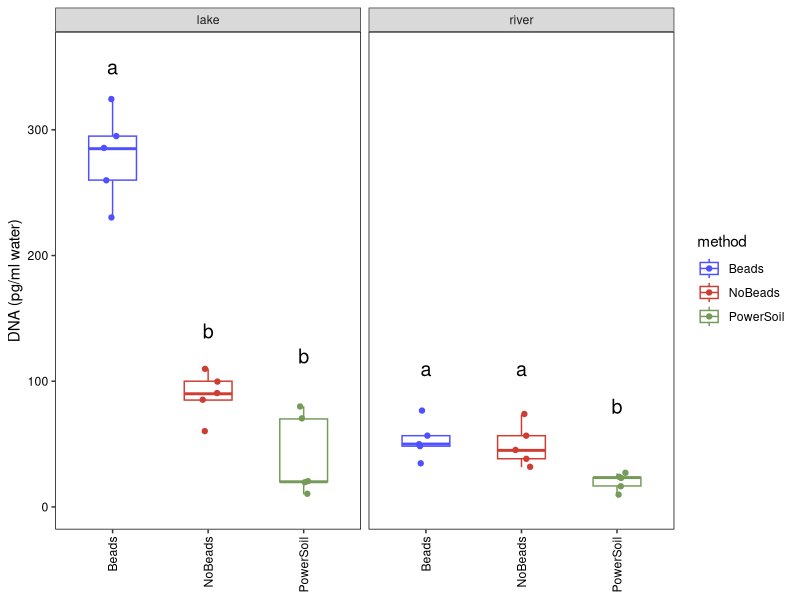

R code for this plot: (Note: this script raises an error after producing the figure.)
####
#### R script for Ushio (2018)
#### "Use of a filter cartridge combined with bead beating improves detection of microbial DNA from water samples"
#### Supplementary Figure: Nanodrop results for DNA extraction test
#### 2018.6.22 Ushio (Figs generated on Mac OSX)
####

#### load data
d <- read.csv("0_nanodrop_data/field_nanodrop.csv")

#### library load
library("ggplot2")
library("cowplot")
library("ggsci")

#### define function to adjust figure details
style_plot <-  function(ggobject){
  return(ggobject + theme_bw() + theme(axis.text.x = element_text(angle=0),
                                       panel.grid.major = element_blank(),
                                       panel.grid.minor = element_blank(),
                                       axis.text = element_text(size=12),
                                       axis.title = element_text(size=12),
                                       panel.background=element_rect(colour="black", fill=NA, size=0.8)))
}

#### Select samples
d_sample <- subset(d, sample_nc=="sample")

#### Export to ggplot
p1 <- ggplot(d_sample, aes(x=method, y=DNA_pg_ml_water, color = method))
p1 <- p1 + geom_boxplot(width = 0.5, outlier.shape = NA) + geom_jitter(width = 0.1)
p1 <- p1 + xlab(NULL) + ylab("DNA (pg/ml water)") + facet_grid(.~site)
p1 <- p1 + scale_color_igv()

# Statistical test
TukeyHSD(aov(DNA_pg_ml_water ~ method, data = subset(d_sample, site == "lake")))
TukeyHSD(aov(DNA_pg_ml_water ~ method, data = subset(d_sample, site == "river")))

ann.text.p1.1 <- data.frame(method = c("Beads", "NoBeads", "PowerSoil"),
                            DNA_pg_ml_water = c(350, 140, 120),
                            lab = c("a","b","b"), site = "lake")
ann.text.p1.2 <- data.frame(method = c("Beads", "NoBeads", "PowerSoil"),
                            DNA_pg_ml_water = c(110, 110, 80),
                            lab = c("a","a","b"), site = "river")
p1 <- p1 + ylim(0,360)
p1 <- p1 + geom_text(data = ann.text.p1.1, aes(x = method, y = DNA_pg_ml_water, label = lab), size = 5, color = "black")
p1 <- p1 + geom_text(data = ann.text.p1.2, aes(x = method, y = DNA_pg_ml_water, label = lab), size = 5, color = "black")
p1 <- p1 + theme_bw() + theme(panel.border = element_rect(color="black", fill=NA),
                              plot.title = element_blank(),
                              axis.title.x = element_blank(),
                              axis.text = element_text(colour = "black"),
                              axis.title = element_text(colour = "black"),
                              panel.grid.minor = element_blank(),
                              panel.grid.major = element_blank(),
                              #axis.text.x = element_text(angle = -90, vjust = 0.5, hjust = 0))
                              axis.text.x = element_text(angle = 90, vjust = 0.5, hjust = 1))

# Output
save_plot("0_RawFigs/PNG/FigS_NanoDrop.png", p1, base_aspect_ratio = 1.5, ncol = 1, nrow = 1)
quartz(type="pdf", file="0_RawFigs/PDF/FigS_NanoDrop.pdf", width=5, height=3); p1; dev.off()
